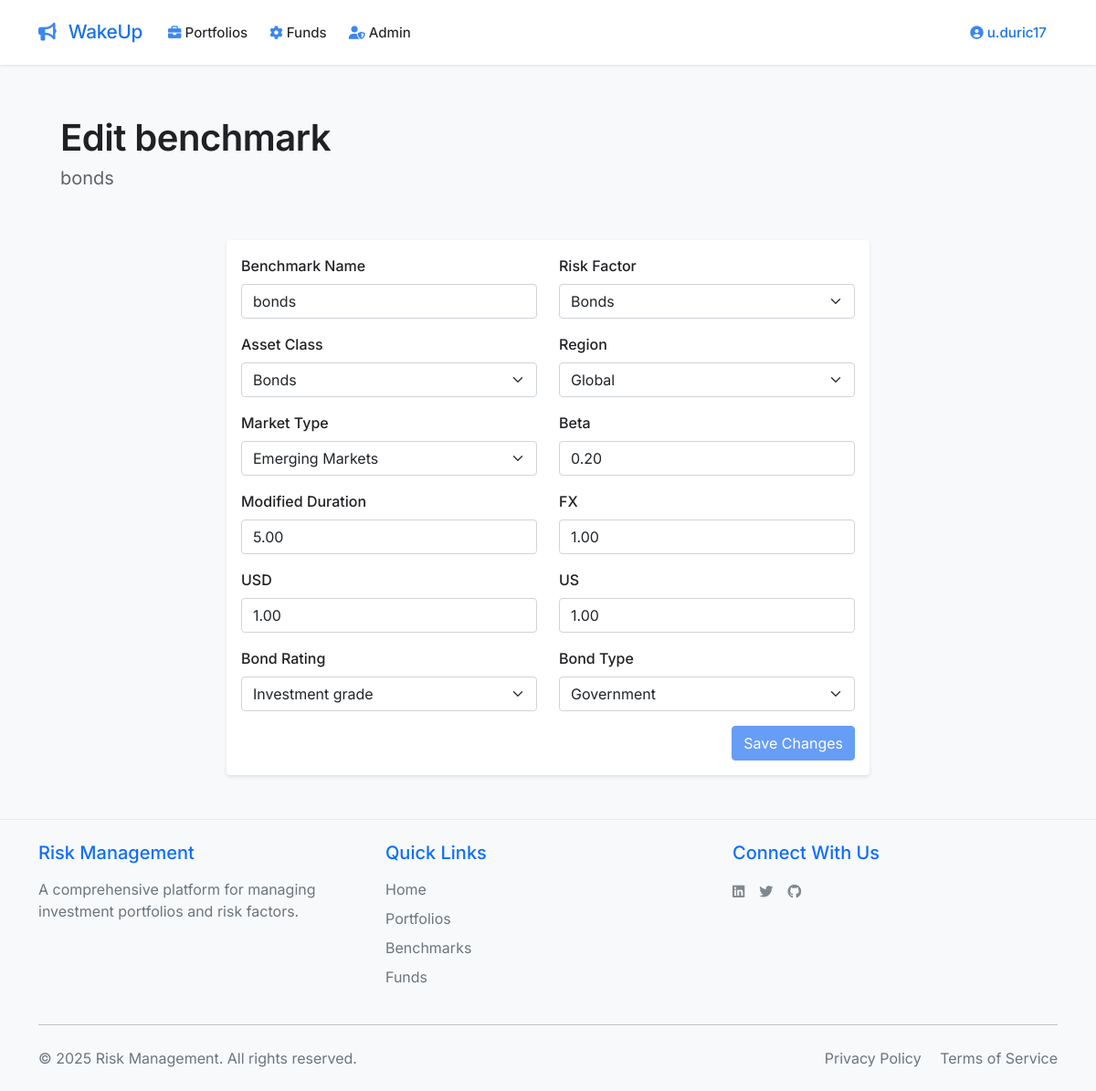
The page /edit_benchmark/3 (signed in) on the database its author committed.
### app.py (models this page shows, shortened)
class User(UserMixin, db.Model):
    id = db.Column(db.Integer, primary_key=True)
    email = db.Column(db.String(120), unique=True, nullable=False)
    name = db.Column(db.String(80), nullable=False)
    password_hash = db.Column(db.String(128))
    user_type = db.Column(db.String(20), default='beginner')
    created_at = db.Column(db.DateTime, default=datetime.utcnow)
    portfolios = db.relationship('Portfolio', backref='user', lazy=True)
    benchmarks = db.relationship('Benchmark', back_populates='user', lazy=True)
    funds = db.relationship('Fund', back_populates='user', lazy=True)
    def is_admin(self):
        return self.user_type == 'admin'

class Benchmark(db.Model):
    __tablename__ = 'benchmark'
    id = db.Column(db.Integer, primary_key=True)
    benchmark_name = db.Column(db.String(120), nullable=False)
    user_id = db.Column(db.Integer, db.ForeignKey('user.id'), nullable=False)
    generic_benchmark = db.Column(db.Integer, nullable=False, default=0)
    risk_factor_id = db.Column(db.Integer, db.ForeignKey('risk_factor.id'), nullable=False)
    beta = db.Column(db.Float, nullable=False, default=0.0)
    mod_duration = db.Column(db.Float, nullable=False, default=0.0)
    fx = db.Column(db.Float, nullable=False, default=0.0)
    usd = db.Column(db.Float, nullable=False, default=0.0)
    us = db.Column(db.Float, nullable=False, default=0.0)
    asset_class = db.Column(db.String(20), nullable=False)
    region = db.Column(db.String(20), nullable=False)
    developed = db.Column(db.String(20), nullable=False)
    bond_rating = db.Column(db.String(20), nullable=False)
    bond_type = db.Column(db.String(20), nullable=False)
    created_at = db.Column(db.DateTime, nullable=False, default=datetime.utcnow)
    user = db.relationship('User', back_populates='benchmarks', lazy=True)
    risk_factor = db.relationship('RiskFactor', back_populates='benchmarks', lazy=True)
    funds = db.relationship('Fund', back_populates='benchmark', lazy=True)

class RiskFactor(db.Model):
    __tablename__ = 'risk_factor'
    id = db.Column(db.Integer, primary_key=True)
    name = db.Column(db.String(120), nullable=False, unique=True)
    description = db.Column(db.Text, nullable=True)
    asset_class = db.Column(db.String(20), nullable=False, default='Other')
    created_at = db.Column(db.DateTime, nullable=False, default=datetime.utcnow)
    data = db.relationship('RiskFactorData', backref='risk_factor', lazy=True)
    benchmarks = db.relationship('Benchmark', back_populates='risk_factor', lazy=True)

### app.py (the view, shortened to what this page needs)
@app.route('/edit_benchmark/<int:id>', methods=['GET', 'POST'])
@login_required
def edit_benchmark(id):
    benchmark = Benchmark.query.get_or_404(id)
    if benchmark.user_id != current_user.id:
        flash('You do not have permission to edit this benchmark', 'error')
        return redirect(url_for('get_benchmarks'))
    risk_factors = RiskFactor.query.all()
    form_options = {
        'asset_classes': ASSET_CLASSES,
        'regions': REGIONS,
        'market_types': MARKET_TYPES,
        'bond_ratings': BOND_RATING,
        'bond_types': BOND_TYPES,
        'vehicles': VEHICLE
    }
    return render_template('edit_benchmark.html',
                         benchmark=benchmark,
                         risk_factors=risk_factors,
                         form_options=form_options)

### templates/edit_benchmark.html (shortened to what this page needs)
{% extends "base.html" %}
{% block content %}
<div class="container-fluid px-4">
    <div class="header-section mb-4">
        <div class="d-flex flex-column">
            <h2 class="main-title">Edit benchmark</h2>
            <h4 class="subtitle">{{ benchmark.benchmark_name }}</h4>
        </div>
    </div>
    <div class="row justify-content-center">
        <div class="col-md-8">
            <div class="card">
                <div class="card-body">
                    <form method="POST" class="needs-validation" novalidate>
                        <div class="row">
                            <div class="col-md-6 mb-3">
                                <label class="form-label">Benchmark Name</label>
                                <input type="text" class="form-control" name="benchmark_name"
                                       value="{{ benchmark.benchmark_name }}" required>
                            </div>
                            <div class="col-md-6 mb-3">
                                <label class="form-label">Risk Factor</label>
                                <select class="form-select" name="risk_factor_id" required>
                                    {% for risk_factor in risk_factors %}
                                    <option value="{{ risk_factor.id }}"
                                            {% if benchmark.risk_factor_id == risk_factor.id %}selected{% endif %}>
                                        {{ risk_factor.name }}
                                    </option>
                                    {% endfor %}
                                </select>
                            </div>
                        </div>
                        <div class="row">
                            <div class="col-md-6 mb-3">
                                <label class="form-label">Asset Class</label>
                                <select class="form-select" name="asset_class" required>
                                    {% for asset_class in form_options.asset_classes %}
                                    <option value="{{ asset_class }}"
                                            {% if benchmark.asset_class == asset_class %}selected{% endif %}>
                                        {{ asset_class }}
                                    </option>
                                    {% endfor %}
                                </select>
                            </div>
                            <div class="col-md-6 mb-3">
                                <label class="form-label">Region</label>
                                <select class="form-select" name="region" required>
                                    {% for region in form_options.regions %}
                                    <option value="{{ region }}"
                                            {% if benchmark.region == region %}selected{% endif %}>
                                        {{ region }}
                                    </option>
                                    {% endfor %}
                                </select>
                            </div>
                        </div>
                        <div class="row">
                            <div class="col-md-6 mb-3">
                                <label class="form-label">Market Type</label>
                                <select class="form-select" name="developed" required>
                                    {% for market_type in form_options.market_types %}
                                    <option value="{{ market_type }}"
                                            {% if benchmark.developed == market_type %}selected{% endif %}>
                                        {{ market_type }}
                                    </option>
                                    {% endfor %}
                                </select>
                            </div>
                            <div class="col-md-6 mb-3">
                                <label class="form-label">Beta</label>
                                <input type="number" step="0.01" class="form-control" name="beta"
                                       value="{{ "%.2f"|format(benchmark.beta) if benchmark.beta is not none else '' }}" required>
                            </div>
                        </div>
                        <div class="row">
                            <div class="col-md-6 mb-3">
                                <label class="form-label">Modified Duration</label>
                                <input type="number" step="0.01" class="form-control" name="mod_duration"
                                       value="{{ "%.2f"|format(benchmark.mod_duration) if benchmark.mod_duration is not none else '' }}" required>
                            </div>
                            <div class="col-md-6 mb-3">
                                <label class="form-label">FX</label>
                                <input type="number" step="0.01" class="form-control" name="fx"
                                       value="{{ "%.2f"|format(benchmark.fx) if benchmark.fx is not none else '' }}" required>
                            </div>
                        </div>
                        <div class="row">
                            <div class="col-md-6 mb-3">
                                <label class="form-label">USD</label>
                                <input type="number" step="0.01" class="form-control" name="usd"
                                       value="{{ "%.2f"|format(benchmark.usd) if benchmark.usd is not none else '' }}" required>
                            </div>
                            <div class="col-md-6 mb-3">
                                <label class="form-label">US</label>
                                <input type="number" step="0.01" class="form-control" name="us"
                                       value="{{ "%.2f"|format(benchmark.us) if benchmark.us is not none else '' }}" required>
                            </div>
                        </div>
                        <div class="row">
                            <div class="col-md-6 mb-3">
                                <label class="form-label">Bond Rating</label>
                                <select class="form-select" name="bond_rating">
                                    {% for rating in form_options.bond_ratings %}
                                    <option value="{{ rating }}"
                                            {% if benchmark.bond_rating == rating %}selected{% endif %}>
                                        {{ rating }}
                                    </option>
                                    {% endfor %}
                                </select>
                            </div>
                            <div class="col-md-6 mb-3">
                                <label class="form-label">Bond Type</label>
                                <select class="form-select" name="bond_type">
                                    {% for bond_type in form_options.bond_types %}
                                    <option value="{{ bond_type }}"
                                            {% if benchmark.bond_type == bond_type %}selected{% endif %}>
                                        {{ bond_type }}
                                    </option>
                                    {% endfor %}
                                </select>
                            </div>
                        </div>
                        <div class="text-end">
                            <button type="submit" class="btn btn-primary">Save Changes</button>
                        </div>
                    </form>
                </div>
            </div>
        </div>
    </div>
</div>
{% endblock %}

### templates/base.html (shortened to what this page needs)
<!DOCTYPE html>
<html lang="en">
<head>
    <link href="https://cdn.jsdelivr.net/npm/bootstrap@5.1.3/dist/css/bootstrap.min.css" rel="stylesheet">
    <link href="https://cdnjs.cloudflare.com/ajax/libs/font-awesome/6.0.0/css/all.min.css" rel="stylesheet">
    <link href="{{ url_for('static', filename='css/style.css') }}" rel="stylesheet">
</head>
<body>
    <nav class="navbar navbar-expand-lg">
        <div class="container">
            <a class="navbar-brand" href="{{ url_for('total_portfolio') }}">
                <i class="fa-solid fa-bullhorn me-2"></i> WakeUp
            </a>
            <div class="collapse navbar-collapse" id="navbarNav">
                <ul class="navbar-nav me-auto">
                    {% if current_user.is_authenticated %}
                    <li class="nav-item dropdown">
                        <a class="nav-link dropdown-toggle" href="#" id="portfoliosDropdown" role="button" data-bs-toggle="dropdown">
                            <i class="fas fa-briefcase me-1"></i>Portfolios
                        </a>
                    </li>
                    <li class="nav-item dropdown">
                        <a class="nav-link dropdown-toggle" href="#" id="optionsDropdown" role="button" data-bs-toggle="dropdown">
                            <i class="fas fa-cog me-1"></i>Funds
                        </a>
                    </li>
                    {% if current_user.is_admin() %}
                    <li class="nav-item dropdown">
                        <a class="nav-link dropdown-toggle" href="#" id="adminDropdown" role="button" data-bs-toggle="dropdown">
                            <i class="fas fa-user-shield me-1"></i>Admin
                        </a>
                    </li>
                    {% endif %}
                    {% endif %}
                </ul>
                <ul class="navbar-nav ms-auto">
                    {% if current_user.is_authenticated %}
                    <li class="nav-item dropdown">
                        <a class="nav-link dropdown-toggle profile-link" href="#" id="profileDropdown" role="button" data-bs-toggle="dropdown">
                            <i class="fas fa-user-circle me-1"></i>{{ current_user.name }}
                        </a>
                    </li>
                    {% endif %}
                </ul>
            </div>
        </div>
    </nav>
    <div class="main-content">
        <div class="container mt-4 pb-5">
            {% block content %}{% endblock %}
        </div>
    </div>
    <footer class="footer mt-auto py-4 bg-light">
        <div class="container">
            <div class="row">
                <div class="col-md-4 mb-3 mb-md-0">
                    <h5 class="text-primary mb-3">Risk Management</h5>
                    <p class="text-muted mb-0">A comprehensive platform for managing investment portfolios and risk factors.</p>
                </div>
                <div class="col-md-4 mb-3 mb-md-0">
                    <h5 class="text-primary mb-3">Quick Links</h5>
                    <ul class="list-unstyled">
                        <li class="mb-2"><a href="{{ url_for('home') }}" class="text-decoration-none text-muted">Home</a></li>
                        <li class="mb-2"><a href="{{ url_for('get_portfolios') }}" class="text-decoration-none text-muted">Portfolios</a></li>
                        <li class="mb-2"><a href="{{ url_for('get_benchmarks') }}" class="text-decoration-none text-muted">Benchmarks</a></li>
                        <li class="mb-2"><a href="{{ url_for('get_funds') }}" class="text-decoration-none text-muted">Funds</a></li>
                    </ul>
                </div>
                <div class="col-md-4">
                    <h5 class="text-primary mb-3">Connect With Us</h5>
                    <div class="d-flex gap-3">
                        <a href="#" class="text-muted text-decoration-none" title="LinkedIn">
                        </a>
                        <a href="#" class="text-muted text-decoration-none" title="Twitter">
                        </a>
                        <a href="#" class="text-muted text-decoration-none" title="GitHub">
                        </a>
                    </div>
                </div>
            </div>
            <hr class="my-4">
            <div class="row align-items-center">
                <div class="col-md-6 text-center text-md-start">
                    <p class="text-muted mb-0">&copy; {{ now.year }} Risk Management. All rights reserved.</p>
                </div>
                <div class="col-md-6 text-center text-md-end">
                    <a href="{{ url_for('privacy_policy') }}" class="text-muted text-decoration-none me-3">Privacy Policy</a>
                    <a href="#" class="text-muted text-decoration-none">Terms of Service</a>
                </div>
            </div>
        </div>
    </footer>
</body>
</html>

### rows shown on the page
User: name "u.duric17"
Benchmark: benchmark_name "bonds", risk_factor_id "Bonds", asset_class "Bonds", region "Global", developed "Emerging Markets", beta "0.20", mod_duration "5.00", fx "1.00", usd "1.00", us "1.00", bond_rating "Investment grade", bond_type "Government"
